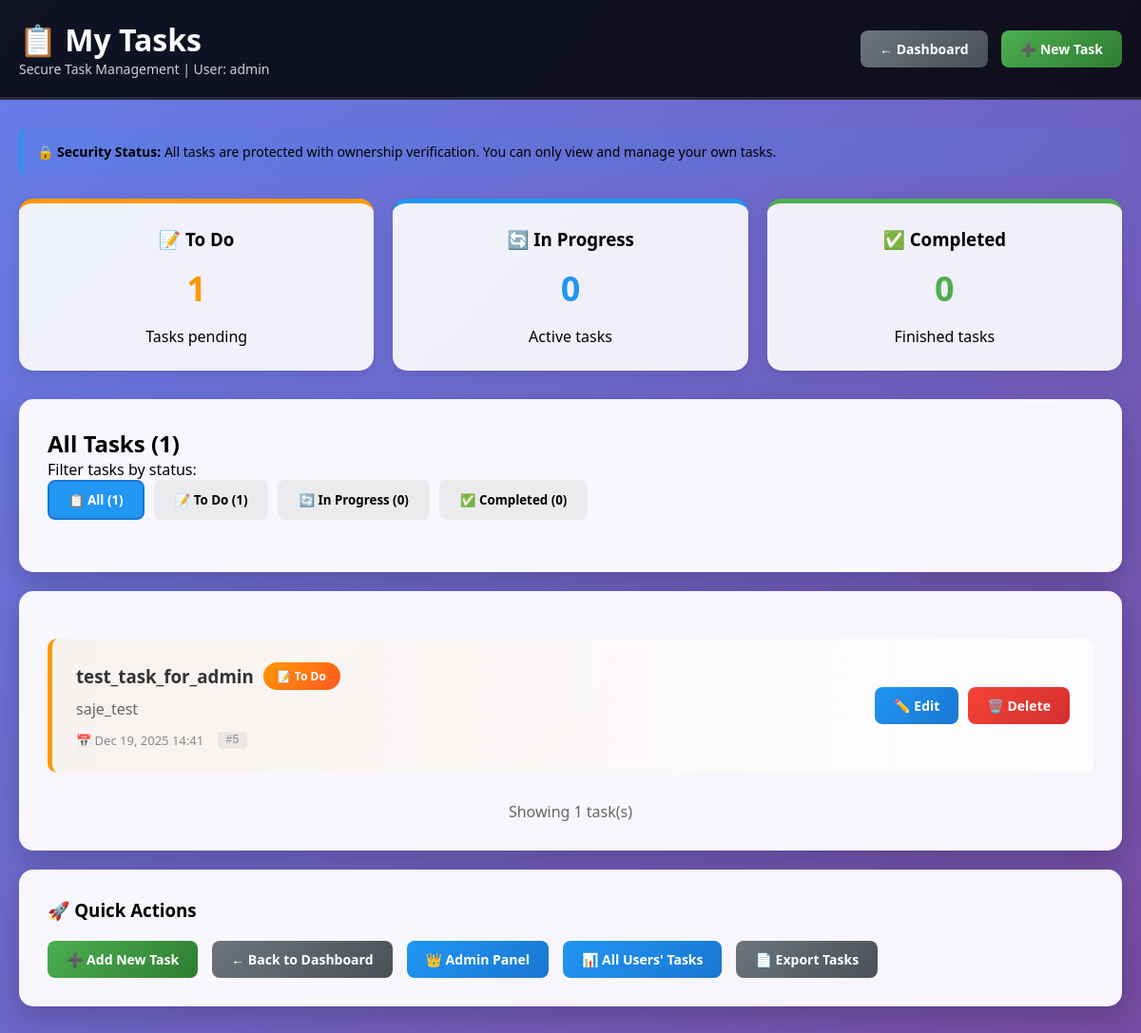
The page /secure_task_manager/my_tasks.php (signed in) on the database its author committed.
### tables this page shows
CREATE TABLE `tasks` (
  `id` int(11) NOT NULL,
  `title` varchar(200) NOT NULL,
  `description` text DEFAULT NULL,
  `status` enum('todo','in progress','completed') DEFAULT 'todo',
  `user_id` int(11) NOT NULL,
  `created_at` timestamp NOT NULL DEFAULT current_timestamp(),
  `updated_at` timestamp NOT NULL DEFAULT current_timestamp() ON UPDATE current_timestamp()
);

### secure_task_manager/includes/config.php (called while the page is built, shortened)
<?php
function generate_csrf_token() {
    return $_SESSION['csrf_token'];
}
function log_security_event($action, $details = []) {
    $username = $_SESSION['username'] ?? 'Guest';
}
?>

### secure_task_manager/my_tasks.php (the view, shortened to what this page needs)
<?php
require_once 'includes/config.php';
$user_id = $_SESSION['user_id'];
$username = $_SESSION['username'];
$is_admin = $_SESSION['is_admin'];
$all_tasks = [];
$status_counts = ['todo' => 0, 'in progress' => 0, 'completed' => 0];
$filter_status = $_GET['status'] ?? 'all';
try {
    if ($filter_status === 'all') {
        $sql = "SELECT id, title, description, status, created_at, updated_at
                FROM tasks
                WHERE user_id = ?
                ORDER BY
                    CASE status
                        WHEN 'todo' THEN 1
                        WHEN 'in progress' THEN 2
                        WHEN 'completed' THEN 3
                    END,
                    created_at DESC";
        $stmt = $conn->prepare($sql);
        $stmt->bind_param("i", $user_id);
    }
    $stmt->execute();
    $result = $stmt->get_result();
    while ($row = $result->fetch_assoc()) {
        $all_tasks[] = $row;
        $status_counts[$row['status']]++;
    }
    $stmt = $conn->prepare("SELECT status, COUNT(*) as count FROM tasks WHERE user_id = ? GROUP BY status");
    $stmt->bind_param("i", $user_id);
    $stmt->execute();
    $count_result = $stmt->get_result();
    $status_counts = ['todo' => 0, 'in progress' => 0, 'completed' => 0];
    while ($row = $count_result->fetch_assoc()) {
        $status_counts[$row['status']] = (int)$row['count'];
    }
} catch (Exception $e) {
    log_system_event('ERROR', 'Failed to fetch tasks', [
        'user_id' => $user_id,
        'error' => $e->getMessage()
    ]);
    $error = "Unable to load tasks. Please try again.";
}
$csrf_token = generate_csrf_token();
?>
<!DOCTYPE html>
<html lang="en">
<head>
</head>
<body>
    <div class="header">
        <div class="header-content">
            <div>
                <h1>📋 My Tasks</h1>
                <p style="opacity: 0.8; font-size: 14px;">Secure Task Management | User: <?php echo htmlspecialchars($username, ENT_QUOTES, 'UTF-8'); ?></p>
            </div>
            <div>
                <a href="index.php" class="btn btn-secondary">← Dashboard</a>
                <a href="add_task.php" class="btn btn-success" style="margin-left: 10px;">➕ New Task</a>
            </div>
        </div>
    </div>
    <div class="container">
        <div class="security-notice">
            🔒 <strong>Security Status:</strong> All tasks are protected with ownership verification.
            You can only view and manage your own tasks.
        </div>
        <div class="stats-grid">
            <div class="stat-card todo" onclick="filterTasks('todo')">
                <h3>📝 To Do</h3>
                <div class="stat-number"><?php echo (int)$status_counts['todo']; ?></div>
                <p>Tasks pending</p>
            </div>
            <div class="stat-card in-progress" onclick="filterTasks('in-progress')">
                <h3>🔄 In Progress</h3>
                <div class="stat-number"><?php echo (int)$status_counts['in progress']; ?></div>
                <p>Active tasks</p>
            </div>
            <div class="stat-card completed" onclick="filterTasks('completed')">
                <h3>✅ Completed</h3>
                <div class="stat-number"><?php echo (int)$status_counts['completed']; ?></div>
                <p>Finished tasks</p>
            </div>
        </div>
        <div class="card">
            <h2>All Tasks (<?php echo count($all_tasks); ?>)</h2>
            <p>Filter tasks by status:</p>
            <div class="filter-buttons">
                <button class="filter-btn <?php echo $filter_status === 'all' ? 'active' : ''; ?>"
                        data-status="all" onclick="filterTasks('all')">
                    📋 All (<?php echo array_sum($status_counts); ?>)
                </button>
                <button class="filter-btn <?php echo $filter_status === 'todo' ? 'active' : ''; ?>"
                        data-status="todo" onclick="filterTasks('todo')">
                    📝 To Do (<?php echo (int)$status_counts['todo']; ?>)
                </button>
                <button class="filter-btn <?php echo $filter_status === 'in progress' ? 'active' : ''; ?>"
                        data-status="in-progress" onclick="filterTasks('in-progress')">
                    🔄 In Progress (<?php echo (int)$status_counts['in progress']; ?>)
                </button>
                <button class="filter-btn <?php echo $filter_status === 'completed' ? 'active' : ''; ?>"
                        data-status="completed" onclick="filterTasks('completed')">
                    ✅ Completed (<?php echo (int)$status_counts['completed']; ?>)
                </button>
            </div>
        </div>
        <div class="card">
            <?php if (count($all_tasks) == 0): ?>
                <div class="empty-state">
                    <h3>No tasks found! 🎉</h3>
                    <p>You don't have any tasks<?php echo $filter_status !== 'all' ? ' with this status' : ''; ?>.</p>
                    <div style="margin-top: 20px;">
                        <a href="add_task.php" class="btn btn-success">Create Your First Task</a>
                        <?php if ($filter_status !== 'all'): ?>
                            <a href="my_tasks.php" class="btn btn-secondary" style="margin-left: 10px;">Show All Tasks</a>
                        <?php endif; ?>
                    </div>
                </div>
            <?php else: ?>
                <div class="task-list" id="taskList">
                    <?php foreach ($all_tasks as $task):
                        $task_id = (int)$task['id'];
                        $task_title = htmlspecialchars($task['title'], ENT_QUOTES, 'UTF-8');
                        $task_desc = htmlspecialchars($task['description'] ?? '', ENT_QUOTES, 'UTF-8');
                        $task_status = htmlspecialchars($task['status'], ENT_QUOTES, 'UTF-8');
                        $created_at = htmlspecialchars(date('M d, Y H:i', strtotime($task['created_at'])), ENT_QUOTES, 'UTF-8');
                        $status_class = str_replace(' ', '-', $task_status);
                        $status_badges = [
                            'todo' => ['text' => '📝 To Do', 'class' => 'badge-todo'],
                            'in-progress' => ['text' => '🔄 In Progress', 'class' => 'badge-in-progress'],
                            'completed' => ['text' => '✅ Completed', 'class' => 'badge-completed']
                        ];
                    ?>
                    <div class="task-item <?php echo $status_class; ?>" data-status="<?php echo $status_class; ?>">
                        <div class="task-info">
                            <h3>
                                <?php echo $task_title; ?>
                                <span class="status-badge <?php echo $status_badges[$status_class]['class']; ?>">
                                    <?php echo $status_badges[$status_class]['text']; ?>
                                </span>
                            </h3>
                            <?php if (!empty($task_desc)): ?>
                                <p><?php echo $task_desc; ?></p>
                            <?php endif; ?>
                            <div class="task-meta">
                                <span title="Created at">📅 <?php echo $created_at; ?></span>
                                <span class="task-id" title="Task ID">#<?php echo $task_id; ?></span>
                            </div>
                        </div>
                        <div class="task-actions">
                            <a href="edit_task.php?id=<?php echo $task_id; ?>&csrf=<?php echo urlencode($csrf_token); ?>"
                               class="btn btn-primary">✏️ Edit</a>
                            <a href="delete_task.php?id=<?php echo $task['id']; ?>&csrf=<?php echo urlencode($csrf_token); ?>"
                            class="btn btn-danger">
                            🗑️ Delete
                            </a>
                        </div>
                    </div>
                    <?php endforeach; ?>
                </div>
                <div style="text-align: center; margin-top: 30px;">
                    <p style="color: #666;">Showing <?php echo count($all_tasks); ?> task(s)</p>
                </div>
            <?php endif; ?>
        </div>
        <div class="card">
            <h3>🚀 Quick Actions</h3>
            <div class="quick-actions">
                <a href="add_task.php" class="btn btn-success">➕ Add New Task</a>
                <a href="index.php" class="btn btn-secondary">← Back to Dashboard</a>
                <?php if ($is_admin): ?>
                    <a href="admin/dashboard.php" class="btn btn-primary">👑 Admin Panel</a>
                    <a href="admin/all_task.php" class="btn btn-primary">📊 All Users' Tasks</a>
                <?php endif; ?>
                <button onclick="exportTasks()" class="btn btn-secondary">📄 Export Tasks</button>
            </div>
        </div>
    </div>
</body>
</html>

### secure_task_manager/my_tasks.php (style rules this page uses)
* { margin: 0; padding: 0; box-sizing: border-box; font-family: 'Segoe UI', Tahoma, Geneva, Verdana, sans-serif; }
body { background: linear-gradient(135deg, #667eea 0%, #764ba2 100%); min-height: 100vh; }
.header { background: rgba(0, 0, 0, 0.85); color: white; padding: 20px; backdrop-filter: blur(10px); border-bottom: 3px solid rgba(255, 255, 255, 0.1); }
.header-content { max-width: 1200px; margin: 0 auto; display: flex; justify-content: space-between; align-items: center; }
.container { max-width: 1200px; margin: 30px auto; padding: 0 20px; }
.card { background: rgba(255, 255, 255, 0.95); padding: 30px; border-radius: 15px; box-shadow: 0 10px 30px rgba(0, 0, 0, 0.2); margin-bottom: 20px; backdrop-filter: blur(10px); }
.stats-grid { display: grid; grid-template-columns: repeat(auto-fit, minmax(200px, 1fr)); gap: 20px; margin-bottom: 30px; }
.stat-card { background: rgba(255, 255, 255, 0.9); padding: 25px; border-radius: 15px; text-align: center; box-shadow: 0 5px 15px rgba(0, 0, 0, 0.1); transition: transform 0.3s ease; cursor: pointer; }
.stat-card.todo { border-top: 5px solid #ff9800; }
.stat-card.in-progress { border-top: 5px solid #2196F3; }
.stat-card.completed { border-top: 5px solid #4CAF50; }
.stat-number { font-size: 36px; font-weight: bold; margin: 15px 0; }
.stat-card.todo .stat-number { color: #ff9800; }
.stat-card.in-progress .stat-number { color: #2196F3; }
.stat-card.completed .stat-number { color: #4CAF50; }
.task-list { display: grid; gap: 15px; margin-top: 20px; }
.task-item { border-left: 5px solid #ddd; padding: 25px; background: rgba(255, 255, 255, 0.9); border-radius: 10px; display: flex; justify-content: space-between; align-items: center; transition: all 0.3s ease; }
.task-item.todo { border-left-color: #ff9800; background: linear-gradient(90deg, rgba(255, 152, 0, 0.05) 0%, rgba(255, 255, 255, 0.9) 100%); }
.task-info h3 { margin-bottom: 8px; color: #333; display: flex; align-items: center; gap: 10px; }
.task-info p { color: #666; margin-bottom: 12px; line-height: 1.5; }
.task-meta { font-size: 13px; color: #888; display: flex; gap: 15px; flex-wrap: wrap; }
.task-actions { display: flex; gap: 10px; min-width: 160px; }
.btn { display: inline-block; padding: 10px 20px; color: white; text-decoration: none; border-radius: 8px; font-size: 14px; font-weight: 600; transition: all 0.3s ease; border: none; cursor: pointer; text-align: center; }
.btn-primary { background: linear-gradient(135deg, #2196F3 0%, #1976D2 100%); }
.btn-danger { background: linear-gradient(135deg, #f44336 0%, #d32f2f 100%); }
.btn-success { background: linear-gradient(135deg, #4CAF50 0%, #2E7D32 100%); }
.btn-secondary { background: linear-gradient(135deg, #6c757d 0%, #495057 100%); }
.status-badge { display: inline-block; padding: 6px 15px; border-radius: 20px; font-size: 12px; font-weight: bold; }
.badge-todo { background: linear-gradient(135deg, #ff9800 0%, #ff5722 100%); color: white; }
.filter-buttons { display: flex; gap: 10px; margin-bottom: 25px; flex-wrap: wrap; }
.filter-btn { padding: 10px 20px; background: rgba(224, 224, 224, 0.5); border: 2px solid transparent; border-radius: 8px; cursor: pointer; font-weight: 600; transition: all 0.3s ease; }
.filter-btn.active { background: #2196F3; color: white; border-color: #1976D2; }
.security-notice { background: rgba(33, 150, 243, 0.1); border-left: 4px solid #2196F3; padding: 15px; border-radius: 8px; margin-bottom: 25px; font-size: 14px; }
.quick-actions { display: flex; gap: 15px; margin-top: 20px; flex-wrap: wrap; }
.task-id { background: rgba(0, 0, 0, 0.05); padding: 2px 8px; border-radius: 4px; font-family: monospace; font-size: 12px; }

### rows shown on the page
tasks: title "test_task_for_admin", status "📝 To Do", description "saje_test", created_at "Dec 19, 2025 14:41", id "5"

### other values the page prints
$username "admin"
$status_counts['todo'] "1"
$status_counts['in progress'] "0"
$status_counts['completed'] "0"
count($all_tasks) "1"
array_sum($status_counts) "1"
